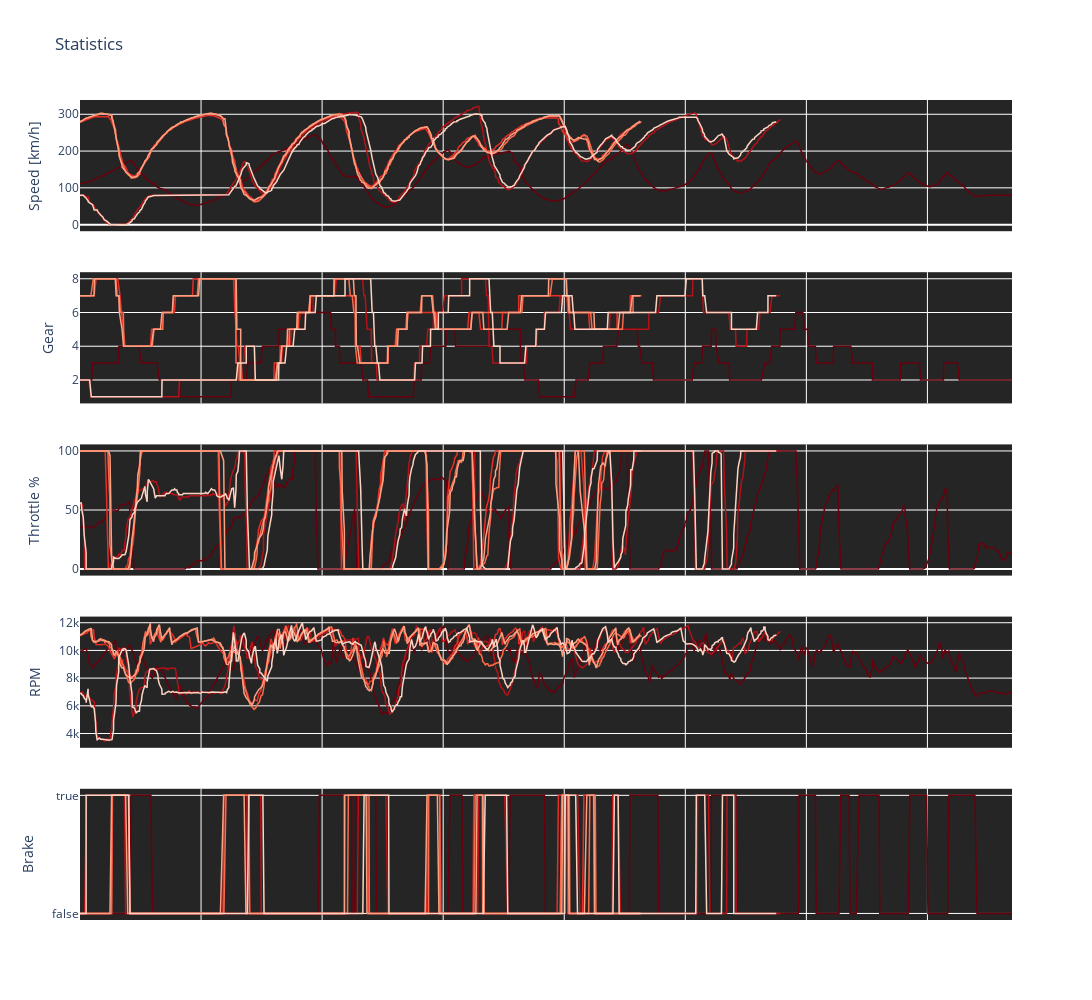

Source (notebook cell):
### Code cell
import plotly.graph_objects as go
import plotly.express as px
from datetime import timedelta
from plotly.subplots import make_subplots
import datetime

from plotly.express.colors import sample_colorscale
from sklearn.preprocessing import minmax_scale

lap_numbers = [50,2,25,46,27,48]

lap_numbers.sort()

# colors = px.colors.sequential.Blackbody

colors_ = [i for i in range(0,int(len(lap_numbers)*1.3))] 
discrete_colors = sample_colorscale('Reds', minmax_scale(colors_))

discrete_colors.reverse()


fig = make_subplots(rows=5, cols=1,
                   shared_xaxes=True,
                    vertical_spacing=0.05
                   )

print(discrete_colors)

for index, lap_n in enumerate(lap_numbers):
    print(lap_n)
    lap_tel = laps.pick_laps([lap_n]).get_telemetry()
    # display(lap_tel.head())
    date = lap_tel.Date.iloc[0]
    

    # lap_tel['millis'] = lap_tel.Time.map(lambda x: int(x/timedelta(milliseconds=1)))
    # lap_tel['str_time'] = lap_tel.millis.map(lambda x: f"{x/1000/60}:{x/1000}")
    lap_tel['time'] = lap_tel.Time.map(lambda x: x + datetime.datetime(date.year,date.month,date.day,0,0,0,0))
    
    # print(lap_tel.dtypes)
    color = discrete_colors[index]
    # rgba = my_color = ('rgba('+str(int(color[5:], 16))+','+
    #             str(int(color[3:5], 16))+','+
    #             str(int(color[1:3], 16)))
    # print(rgba)
    
    line_config = dict(color=f"{color[:-1]},0.8)", width=1.5,)

    time_template = '<br>%{x|%M:%S.%L}<br>'
    distance_template = '<br>%{x:d} m<br>'
    
    
    x_data = lap_tel.time
    x_template = time_template
    
    fig_speed = go.Scatter(x=x_data, y=lap_tel.Speed,
                           mode='lines',
                           name=f'lap {lap_n}',
                           opacity=1,
                           line=line_config,
                           hovertemplate = x_template + '%{y} km/h',
                  )
    fig_ngear = go.Scatter(x=x_data, y=lap_tel.nGear,
                           mode='lines',
                           name=f'lap {lap_n}',
                           opacity=1,
                           line=line_config,
                           hovertemplate = x_template + 'gear %{y}',
                  )
    fig_throttle = go.Scatter(x=x_data, y=lap_tel.Throttle,
                           mode='lines',
                           name=f'lap {lap_n}',
                           opacity=1,
                           line=line_config,
                           hovertemplate = x_template + 'throttle: %{y}%',
                  )
    fig_rpm = go.Scatter(x=x_data, y=lap_tel.RPM,
                           mode='lines',
                           name=f'lap {lap_n}',
                           opacity=1,
                           line=line_config,
                           hovertemplate = x_template + '%{y} RPM',
                  )
    fig_brake = go.Scatter(x=x_data, y=lap_tel.Brake,
                           mode='lines',
                           name=f'lap {lap_n}',
                           opacity=1,
                           line=line_config,
                           hovertemplate = x_template + 'braking: %{y}',
                  )
    # fig_drs
    # fig_status

    fig.add_trace(fig_speed, row=1, col=1)
    fig.add_trace(fig_ngear, row=2, col=1)
    fig.add_trace(fig_throttle, row=3, col=1)
    fig.add_trace(fig_rpm, row=4, col=1)
    fig.add_trace(fig_brake, row=5, col=1)
    
fig['layout']['xaxis']['title']='Time [ms]'

fig['layout']['yaxis']['title']='Speed [km/h]'
fig['layout']['yaxis2']['title']='Gear'
fig['layout']['yaxis3']['title']='Throttle %'
fig['layout']['yaxis4']['title']='RPM'
fig['layout']['yaxis5']['title']='Brake'

# fig.add_vline(x=15_000, line_width=3, line_color="green")
fig.update_traces(xaxis="x2")

x_axis_config = dict(
                    showline=True,
                     showgrid=True,
                     showticklabels=True,
                     # linecolor='rgb(0,0,0)',
                     # linewidth=5,
                     mirror=True,
                     showspikes = True,
                     spikemode  = 'toaxis+across',
                     spikesnap = 'cursor',
                    )

fig['layout']['xaxis'] = x_axis_config
# fig['layout']['xaxis2'] = x_axis_config
# fig['layout']['xaxis3'] = x_axis_config
# fig['layout']['xaxis4'] = x_axis_config
# fig['layout']['xaxis5'] = x_axis_config

fig.update_layout(height=1000, width=1200, title_text="Statistics", showlegend=False,
                  hovermode='x unified',
                  hoverlabel=dict(
                      bgcolor="rgba(25,25,25,0.9)",
                      font_size=10,
                      font_color='white'
                      # font_family="Rockwell"
                  ),
                  plot_bgcolor='#252525'
                 )


fig.show()

### Figure 1 — Plotly figure (JSON) as saved in the notebook; plotly's stock layout.template omitted (floating-point values rounded to 4 significant figures; data arrays with more than 128 entries replaced by an {"elided": "..."} marker saying what was removed)
{"data": [{"hovertemplate": "<br>%{x|%M:%S.%L}<br>%{y} km/h", "line": {"color": "rgb(103, 0, 13,0.8)", "width": 1.5}, "mode": "lines", "name": "lap 2", "opacity": 1, "type": "scatter", "x": {"elided": "888 str values"}, "xaxis": "x2", "y": {"elided": "888 int values"}, "yaxis": "y"}, {"hovertemplate": "<br>%{x|%M:%S.%L}<br>gear %{y}", "line": {"color": "rgb(103, 0, 13,0.8)", "width": 1.5}, "mode": "lines", "name": "lap 2", "opacity": 1, "type": "scatter", "x": {"elided": "888 str values"}, "xaxis": "x2", "y": {"elided": "888 int values"}, "yaxis": "y2"}, {"hovertemplate": "<br>%{x|%M:%S.%L}<br>throttle: %{y}%", "line": {"color": "rgb(103, 0, 13,0.8)", "width": 1.5}, "mode": "lines", "name": "lap 2", "opacity": 1, "type": "scatter", "x": {"elided": "888 str values"}, "xaxis": "x2", "y": {"elided": "888 int values"}, "yaxis": "y3"}, {"hovertemplate": "<br>%{x|%M:%S.%L}<br>%{y} RPM", "line": {"color": "rgb(103, 0, 13,0.8)", "width": 1.5}, "mode": "lines", "name": "lap 2", "opacity": 1, "type": "scatter", "x": {"elided": "888 str values"}, "xaxis": "x2", "y": {"elided": "888 int values"}, "yaxis": "y4"}, {"hovertemplate": "<br>%{x|%M:%S.%L}<br>braking: %{y}", "line": {"color": "rgb(103, 0, 13,0.8)", "width": 1.5}, "mode": "lines", "name": "lap 2", "opacity": 1, "type": "scatter", "x": {"elided": "888 str values"}, "xaxis": "x2", "y": {"elided": "888 bool values"}, "yaxis": "y5"}, {"hovertemplate": "<br>%{x|%M:%S.%L}<br>%{y} km/h", "line": {"color": "rgb(178, 18, 24,0.8)", "width": 1.5}, "mode": "lines", "name": "lap 25", "opacity": 1, "type": "scatter", "x": {"elided": "642 str values"}, "xaxis": "x2", "y": {"elided": "642 int values"}, "yaxis": "y"}, {"hovertemplate": "<br>%{x|%M:%S.%L}<br>gear %{y}", "line": {"color": "rgb(178, 18, 24,0.8)", "width": 1.5}, "mode": "lines", "name": "lap 25", "opacity": 1, "type": "scatter", "x": {"elided": "642 str values"}, "xaxis": "x2", "y": {"elided": "642 int values"}, "yaxis": "y2"}, {"hovertemplate": "<br>%{x|%M:%S.%L}<br>throttle: %{y}%", "line": {"color": "rgb(178, 18, 24,0.8)", "width": 1.5}, "mode": "lines", "name": "lap 25", "opacity": 1, "type": "scatter", "x": {"elided": "642 str values"}, "xaxis": "x2", "y": {"elided": "642 int values"}, "yaxis": "y3"}, {"hovertemplate": "<br>%{x|%M:%S.%L}<br>%{y} RPM", "line": {"color": "rgb(178, 18, 24,0.8)", "width": 1.5}, "mode": "lines", "name": "lap 25", "opacity": 1, "type": "scatter", "x": {"elided": "642 str values"}, "xaxis": "x2", "y": {"elided": "642 int values"}, "yaxis": "y4"}, {"hovertemplate": "<br>%{x|%M:%S.%L}<br>braking: %{y}", "line": {"color": "rgb(178, 18, 24,0.8)", "width": 1.5}, "mode": "lines", "name": "lap 25", "opacity": 1, "type": "scatter", "x": {"elided": "642 str values"}, "xaxis": "x2", "y": {"elided": "642 bool values"}, "yaxis": "y5"}, {"hovertemplate": "<br>%{x|%M:%S.%L}<br>%{y} km/h", "line": {"color": "rgb(227, 47, 39,0.8)", "width": 1.5}, "mode": "lines", "name": "lap 27", "opacity": 1, "type": "scatter", "x": {"elided": "517 str values"}, "xaxis": "x2", "y": {"elided": "517 int values"}, "yaxis": "y"}, {"hovertemplate": "<br>%{x|%M:%S.%L}<br>gear %{y}", "line": {"color": "rgb(227, 47, 39,0.8)", "width": 1.5}, "mode": "lines", "name": "lap 27", "opacity": 1, "type": "scatter", "x": {"elided": "517 str values"}, "xaxis": "x2", "y": {"elided": "517 int values"}, "yaxis": "y2"}, {"hovertemplate": "<br>%{x|%M:%S.%L}<br>throttle: %{y}%", "line": {"color": "rgb(227, 47, 39,0.8)", "width": 1.5}, "mode": "lines", "name": "lap 27", "opacity": 1, "type": "scatter", "x": {"elided": "517 str values"}, "xaxis": "x2", "y": {"elided": "517 int values"}, "yaxis": "y3"}, {"hovertemplate": "<br>%{x|%M:%S.%L}<br>%{y} RPM", "line": {"color": "rgb(227, 47, 39,0.8)", "width": 1.5}, "mode": "lines", "name": "lap 27", "opacity": 1, "type": "scatter", "x": {"elided": "517 str values"}, "xaxis": "x2", "y": {"elided": "517 int values"}, "yaxis": "y4"}, {"hovertemplate": "<br>%{x|%M:%S.%L}<br>braking: %{y}", "line": {"color": "rgb(227, 47, 39,0.8)", "width": 1.5}, "mode": "lines", "name": "lap 27", "opacity": 1, "type": "scatter", "x": {"elided": "517 str values"}, "xaxis": "x2", "y": {"elided": "517 bool values"}, "yaxis": "y5"}, {"hovertemplate": "<br>%{x|%M:%S.%L}<br>%{y} km/h", "line": {"color": "rgb(251, 106, 74,0.8)", "width": 1.5}, "mode": "lines", "name": "lap 46", "opacity": 1, "type": "scatter", "x": {"elided": "540 str values"}, "xaxis": "x2", "y": {"elided": "540 int values"}, "yaxis": "y"}, {"hovertemplate": "<br>%{x|%M:%S.%L}<br>gear %{y}", "line": {"color": "rgb(251, 106, 74,0.8)", "width": 1.5}, "mode": "lines", "name": "lap 46", "opacity": 1, "type": "scatter", "x": {"elided": "540 str values"}, "xaxis": "x2", "y": {"elided": "540 int values"}, "yaxis": "y2"}, {"hovertemplate": "<br>%{x|%M:%S.%L}<br>throttle: %{y}%", "line": {"color": "rgb(251, 106, 74,0.8)", "width": 1.5}, "mode": "lines", "name": "lap 46", "opacity": 1, "type": "scatter", "x": {"elided": "540 str values"}, "xaxis": "x2", "y": {"elided": "540 int values"}, "yaxis": "y3"}, {"hovertemplate": "<br>%{x|%M:%S.%L}<br>%{y} RPM", "line": {"color": "rgb(251, 106, 74,0.8)", "width": 1.5}, "mode": "lines", "name": "lap 46", "opacity": 1, "type": "scatter", "x": {"elided": "540 str values"}, "xaxis": "x2", "y": {"elided": "540 int values"}, "yaxis": "y4"}, {"hovertemplate": "<br>%{x|%M:%S.%L}<br>braking: %{y}", "line": {"color": "rgb(251, 106, 74,0.8)", "width": 1.5}, "mode": "lines", "name": "lap 46", "opacity": 1, "type": "scatter", "x": {"elided": "540 str values"}, "xaxis": "x2", "y": {"elided": "540 bool values"}, "yaxis": "y5"}, {"hovertemplate": "<br>%{x|%M:%S.%L}<br>%{y} km/h", "line": {"color": "rgb(252, 160, 130,0.8)", "width": 1.5}, "mode": "lines", "name": "lap 48", "opacity": 1, "type": "scatter", "x": {"elided": "523 str values"}, "xaxis": "x2", "y": {"elided": "523 int values"}, "yaxis": "y"}, {"hovertemplate": "<br>%{x|%M:%S.%L}<br>gear %{y}", "line": {"color": "rgb(252, 160, 130,0.8)", "width": 1.5}, "mode": "lines", "name": "lap 48", "opacity": 1, "type": "scatter", "x": {"elided": "523 str values"}, "xaxis": "x2", "y": {"elided": "523 int values"}, "yaxis": "y2"}, {"hovertemplate": "<br>%{x|%M:%S.%L}<br>throttle: %{y}%", "line": {"color": "rgb(252, 160, 130,0.8)", "width": 1.5}, "mode": "lines", "name": "lap 48", "opacity": 1, "type": "scatter", "x": {"elided": "523 str values"}, "xaxis": "x2", "y": {"elided": "523 int values"}, "yaxis": "y3"}, {"hovertemplate": "<br>%{x|%M:%S.%L}<br>%{y} RPM", "line": {"color": "rgb(252, 160, 130,0.8)", "width": 1.5}, "mode": "lines", "name": "lap 48", "opacity": 1, "type": "scatter", "x": {"elided": "523 str values"}, "xaxis": "x2", "y": {"elided": "523 int values"}, "yaxis": "y4"}, {"hovertemplate": "<br>%{x|%M:%S.%L}<br>braking: %{y}", "line": {"color": "rgb(252, 160, 130,0.8)", "width": 1.5}, "mode": "lines", "name": "lap 48", "opacity": 1, "type": "scatter", "x": {"elided": "523 str values"}, "xaxis": "x2", "y": {"elided": "523 bool values"}, "yaxis": "y5"}, {"hovertemplate": "<br>%{x|%M:%S.%L}<br>%{y} km/h", "line": {"color": "rgb(253, 212, 194,0.8)", "width": 1.5}, "mode": "lines", "name": "lap 50", "opacity": 1, "type": "scatter", "x": {"elided": "652 str values"}, "xaxis": "x2", "y": {"elided": "652 int values"}, "yaxis": "y"}, {"hovertemplate": "<br>%{x|%M:%S.%L}<br>gear %{y}", "line": {"color": "rgb(253, 212, 194,0.8)", "width": 1.5}, "mode": "lines", "name": "lap 50", "opacity": 1, "type": "scatter", "x": {"elided": "652 str values"}, "xaxis": "x2", "y": {"elided": "652 int values"}, "yaxis": "y2"}, {"hovertemplate": "<br>%{x|%M:%S.%L}<br>throttle: %{y}%", "line": {"color": "rgb(253, 212, 194,0.8)", "width": 1.5}, "mode": "lines", "name": "lap 50", "opacity": 1, "type": "scatter", "x": {"elided": "652 str values"}, "xaxis": "x2", "y": {"elided": "652 int values"}, "yaxis": "y3"}, {"hovertemplate": "<br>%{x|%M:%S.%L}<br>%{y} RPM", "line": {"color": "rgb(253, 212, 194,0.8)", "width": 1.5}, "mode": "lines", "name": "lap 50", "opacity": 1, "type": "scatter", "x": {"elided": "652 str values"}, "xaxis": "x2", "y": {"elided": "652 int values"}, "yaxis": "y4"}, {"hovertemplate": "<br>%{x|%M:%S.%L}<br>braking: %{y}", "line": {"color": "rgb(253, 212, 194,0.8)", "width": 1.5}, "mode": "lines", "name": "lap 50", "opacity": 1, "type": "scatter", "x": {"elided": "652 str values"}, "xaxis": "x2", "y": {"elided": "652 bool values"}, "yaxis": "y5"}], "layout": {"height": 1000, "hoverlabel": {"bgcolor": "rgba(25,25,25,0.9)", "font": {"color": "white", "size": 10}}, "hovermode": "x unified", "plot_bgcolor": "#252525", "showlegend": false, "title": {"text": "Statistics"}, "width": 1200, "xaxis": {"mirror": true, "showgrid": true, "showline": true, "showspikes": true, "showticklabels": true, "spikemode": "toaxis+across", "spikesnap": "cursor"}, "xaxis2": {"anchor": "y2", "autorange": true, "domain": [0, 1], "matches": "x5", "range": ["2023-07-02", "2023-07-02 00:01:55.479"], "showticklabels": false, "type": "date"}, "xaxis3": {"anchor": "y3", "domain": [0, 1], "matches": "x5", "showticklabels": false}, "xaxis4": {"anchor": "y4", "domain": [0, 1], "matches": "x5", "showticklabels": false}, "xaxis5": {"anchor": "y5", "autorange": true, "domain": [0, 1], "range": ["2023-07-02", "2023-07-02 00:01:55.479"]}, "yaxis": {"anchor": "x", "autorange": true, "domain": [0.84, 1], "range": [-17.83, 338.8], "title": {"text": "Speed [km/h]"}, "type": "linear"}, "yaxis2": {"anchor": "x2", "autorange": true, "domain": [0.63, 0.79], "range": [0.6111, 8.389], "title": {"text": "Gear"}, "type": "linear"}, "yaxis3": {"anchor": "x3", "autorange": true, "domain": [0.42, 0.58], "range": [-5.556, 105.6], "title": {"text": "Throttle %"}, "type": "linear"}, "yaxis4": {"anchor": "x4", "autorange": true, "domain": [0.21, 0.37], "range": [2968.0, 12440.0], "title": {"text": "RPM"}, "type": "linear"}, "yaxis5": {"anchor": "x5", "autorange": true, "domain": [0, 0.16], "range": [-0.05556, 1.056], "title": {"text": "Brake"}, "type": "category"}}}
